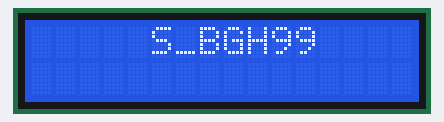
This sketch was run on a simulated Arduino Uno, built with avr-gcc and run on an emulated ATmega328P. Parts: 16×2 character LCD. What the sketch prints to the serial monitor is not drawn.

Above: at 0.1 s.
At 3.1 s:
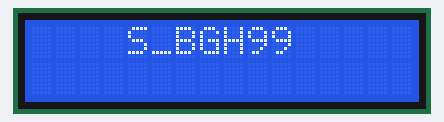
At 3.7 s:
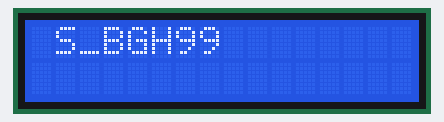
At 4.3 s:
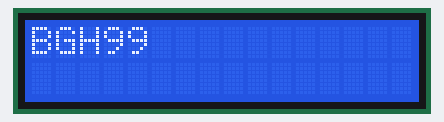
At 4.9 s:
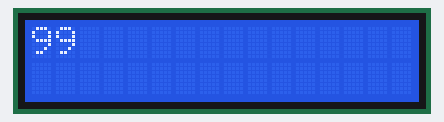
At 5.7 s:
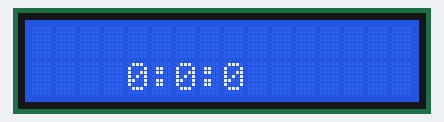

The sketch:

slave-lcd.ino
```cpp
#include <Wire.h>
#include <LiquidCrystal.h>
int c ,c3 ,c5;
LiquidCrystal lcd(7, 6, 5, 4, 3, 2);
void setup() {
  Wire.begin(8);
  Wire.onReceive(rE);
  Serial.begin(9600);
  lcd.begin(16, 2);
  lcd.setCursor(5,0);
  lcd.print("S_BGH99");

  delay(3000);
  for (int positionCounter = 0; positionCounter < 13; positionCounter++) {
    // scroll one position left:
    lcd.scrollDisplayLeft();
    delay(200);
  }
  lcd.clear();
}

void loop() {
  lcd.clear();

  Serial.print("this is time loop");
  Serial.print(c);
  Serial.print(":");
  Serial.print(c3);
  Serial.print(":");
  Serial.println(c5);
  lcd.setCursor(4, 1);
  lcd.print(c);
  lcd.print(":");
  lcd.print(c3);
  lcd.print(":");
  lcd.print(c5);
  delay(1000);
}
void rE(){
  while(Wire.available()>1){
    c = Wire.read();
    char c2 = Wire.read();
    c3 = Wire.read();
    char c4 = Wire.read();
    c5 = Wire.read();
    char c6 = Wire.read();
    char c7 = Wire.read();
    //Serial.print(c);

    //Serial.print(c6);
    //Serial.println(c7);
    }
  }
```
